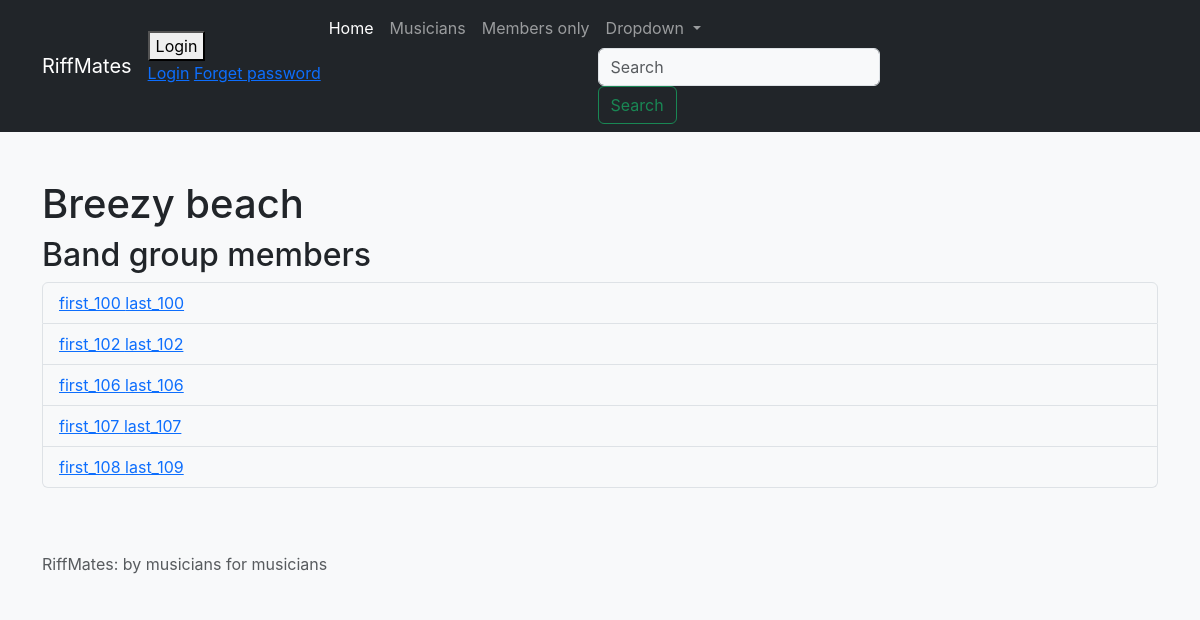
Page /bands/bandgroup_detail/5/ on the earlier database version.
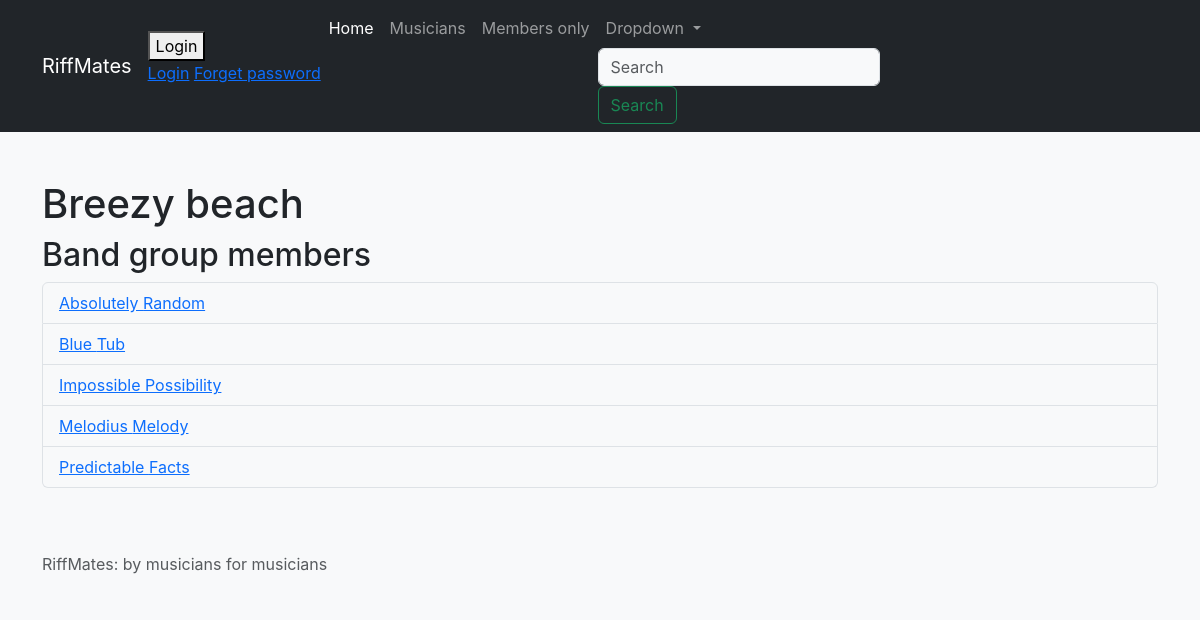
Same page on the later database version.
### bands/models.py (models this page shows, shortened)
class BandGroup(models.Model):
    id = models.SmallAutoField(primary_key=True)
    name = models.CharField(max_length=20, default="Band Group", verbose_name="Band group")
    members = models.ManyToManyField(to="bands.Musician", verbose_name="Members")
    class Meta:
        ordering = ["name"]

class Musician(models.Model):
    id = models.SmallAutoField(
        primary_key=True,
    )
    first_name = models.CharField(
        verbose_name="First name",
        max_length=50,
        help_text="First name",
    )
    last_name = models.CharField(
        verbose_name="Last name",
        max_length=50,
        help_text="Last name",
    )
    birth = models.DateField(
        verbose_name = "Date of birth",
    )
    STYLE_MUSIC = {
        "ROCK": "Rock and roll",
        "RELA": "Relaxing",
        "LIVE": "Lively",
    }
    style = models.CharField(
        verbose_name="Style of music",
        max_length=4,
        choices=STYLE_MUSIC,
        default="RELA",
        help_text="Main style of music",
    )
    class Meta:
        ordering = ["first_name"]

### bands/views.py (the view)
def bandgroup_detail(request, bandgroup_id):
    bandgroup = get_object_or_404(BandGroup, id=bandgroup_id)
    data.update({
        'title': 'Band group detail',
        'bandgroup': bandgroup,
    })
    return render(request=request,
                  template_name='bandgroup_detail.html',
                  context=data)

### templates/bandgroup_detail.html (shortened to what this page needs)
{% extends "base.html" %}
{% block content %}
    <h1>{{ bandgroup.name }}</h1>
    <h2>Band group members</h2>
    <ul class="list-group">
        {% for member in bandgroup.members.all %}
            <li class="list-group-item">
                <a href={% url 'musician_detail' member.id %}>
                    {{ member.first_name }} {{ member.last_name }}
            </li>
        {% empty %}
        <li>No members</li>
        {% endfor %}
    </ul>
{% endblock content %}

### templates/base.html (shortened to what this page needs)
{% load django_browser_reload %}
{% load static %}
<!doctype html>
<html lang="en">
  <head>
    <link href="https://cdn.jsdelivr.net/npm/bootstrap@5.3.2/dist/css/bootstrap.min.css" rel="stylesheet">
    <link rel="stylesheet" href="{% static 'styles.css' %}">
    <link rel="stylesheet" href="{% static 'main.css' %}">
  </head>
  <body>
    {% block navbar %}
    <nav class="navbar navbar-expand-lg navbar-dark bg-dark">
      <div class="container">
        <a class="navbar-brand" href={% url "index" %}>RiffMates</a>
            <div>
              {% if user.is_authenticated %}
              <p class="text-white bg-dark">{{ user.username }}</p>
              <form id="password-change-form" method="POST"
                action={% url 'password_change' %}>
                {% csrf_token %}
                <button type="submit">Change password</button>
              </form>
              <form id="logout-form" method="POST"
                action={% url 'logout' %} >
                {% csrf_token %}
                <button type="submit">Logout</button>
              </form>
              {% else %}
                <form id="login-form" method="POST"
                action={% url 'login' %}>
                <button type="submit">Login</button>
                <p>
                  <a href={% url "login" %}>Login</a>
                  <a href={% url "password_reset" %}>Forget password</a>
                </p>
              {% endif %}
            </div>
        <div class="collapse navbar-collapse" id="navbarSupportedContent">
          <ul class="navbar-nav me-auto mb-2 mb-lg-0">
            <li class="nav-item">
              <a class="nav-link active" aria-current="page" href={% url "index" %}>
                Home</a>
            </li>
            <li class="nav-item">
              <a class="nav-link" href={% url "musicians-list" %}>Musicians</a>
            </li>
            <li class="nav-item">
              <a class="nav-link" href={% url "restricted_page" %}>
                Members only</a>
            </li>
            <li class="nav-item dropdown">
              <a class="nav-link dropdown-toggle" href="#" id="navbarDropdown" role="button" data-bs-toggle="dropdown" aria-expanded="false">
                Dropdown
              </a>
          <form class="d-flex" role="search">
            <input class="form-control me-2" type="search" placeholder="Search" aria-label="Search">
            <button class="btn btn-outline-success" type="submit">Search</button>
          </form>
        </div>
      </div>
    </nav>
    {% endblock navbar %}
    <main>
    <div class="container my-5">
      {% block content %}{% endblock content %}
    </div>
    </main>
    <footer class="footer mt-auto py-3 bg-light">
        <div class="container">
          {% block footer %}
            <span class="text-muted">RiffMates: by musicians for musicians</span>
          {% endblock footer %}
        </div>
    </footer>
  </body>
</html>

### static/styles.css (style rules this page uses)
:root { --bs-body-bg: var(--bs-gray-100); }

### hello/static/main.css (style rules this page uses)
body { margin: 0; font-family: -apple-system, BlinkMacSystemFont, "Segoe UI", "Roboto", "Oxygen", "Ubuntu", "Cantarell", "Fira Sans", "Droid Sans", "Helvetica Neue", sans-serif; -webkit-font-smoothing: antialiased; -moz-osx-font-smoothing: grayscale; }

Differences in the rows shown:
changed Musician: first_name "first_106" → "Absolutely"; last_name "last_106" → "Random"; moves up the list
changed Musician: first_name "first_100" → "Blue"; last_name "last_100" → "Tub"
changed Musician: first_name "first_107" → "Impossible"; last_name "last_107" → "Possibility"; moves up the list
changed Musician: first_name "first_102" → "Melodius"; last_name "last_102" → "Melody"
changed Musician: first_name "first_108" → "Predictable"; last_name "last_109" → "Facts"
